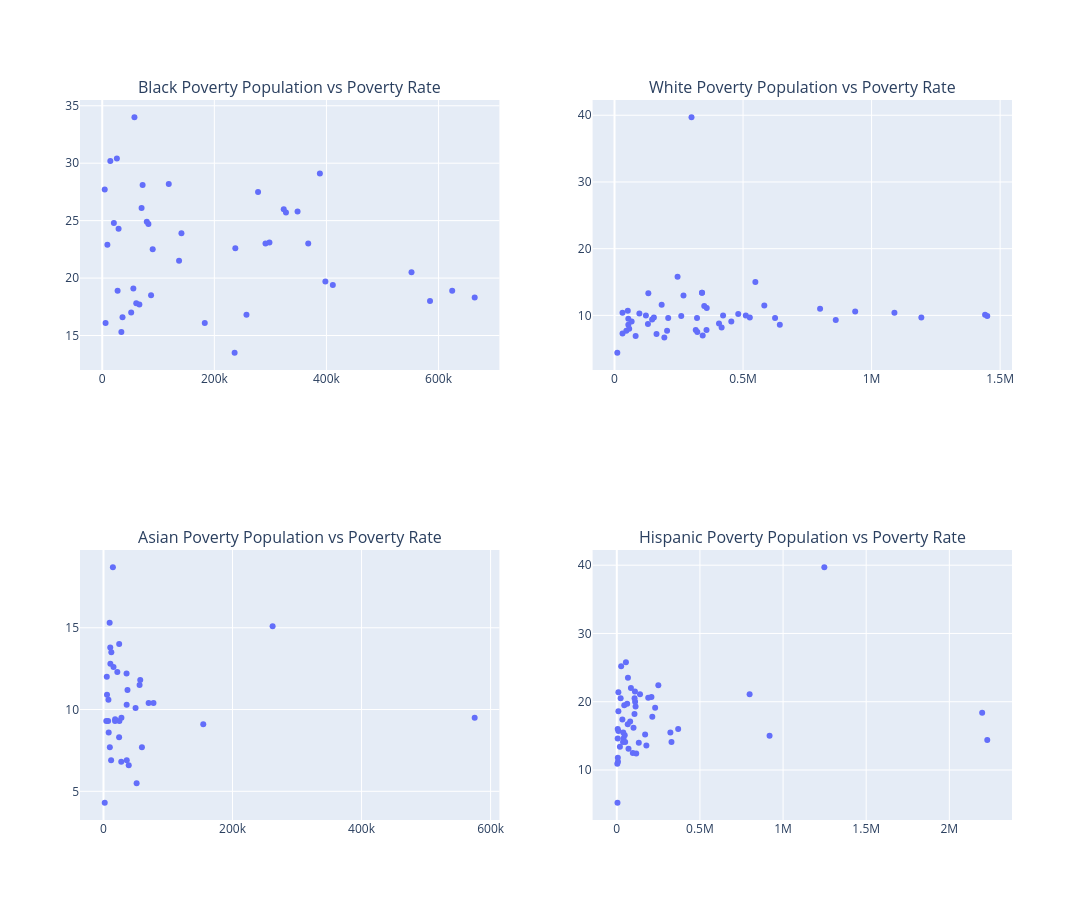

The cell this chart's notebook holds for it:
### Code cell
fig1 = px.scatter(df, x = "Black_poverty_population", y = "Black Poverty Rate")

fig2 = px.scatter(df, x = "White_poverty_population", y = "White Poverty Rate")

fig3 = px.scatter(df, x = "Asian_poverty_population", y = "Asian Poverty Rate")

fig4 = px.scatter(df, x = "Hispanic_poverty_population", y = "Hispanic Poverty Rate")
figFPR = make_subplots(rows = 2, cols = 2,
    specs = [[{"type": "scatter"}, {"type": "scatter"}], [{"type": "scatter"}, {"type": "scatter"}]],
    subplot_titles = ["Black Poverty Population vs Poverty Rate", "White Poverty Population vs Poverty Rate", "Asian Poverty Population vs Poverty Rate", "Hispanic Poverty Population vs Poverty Rate"])

figFPR.add_trace(fig1.data[0], row = 1, col = 1)
figFPR.add_trace(fig2.data[0], row = 1, col = 2)
figFPR.add_trace(fig3.data[0], row = 2, col = 1)
figFPR.add_trace(fig4.data[0], row = 2, col = 2)

figFPR.update_layout(width = 1700, height = 900)

figFPR.show()

# Creates a scatter plot showing the relationship of rate and population for poverty with different racial groups.

### Figure 1 — Plotly figure (JSON) as saved in the notebook; plotly's stock layout.template omitted (floating-point values rounded to 4 significant figures)
{"data": [{"hovertemplate": "Black_poverty_population=%{x}<br>Black Poverty Rate=%{y}<extra></extra>", "legendgroup": "", "marker": {"color": "#636efa", "symbol": "circle"}, "mode": "markers", "name": "", "orientation": "v", "showlegend": false, "type": "scatter", "x": [323800.0, NaN, 60680.0, 118700.0, 398100.0, 36190.0, 66260.0, 34130.0, 70220.0, 584800.0, 624400.0, NaN, 4437.0, 367500.0, 141300.0, 29170.0, 27420.0, 79490.0, 388300.0, NaN, 236200.0, 87120.0, 327800.0, 90030.0, 278000.0, 137100.0, NaN, 26150.0, 55520.0, NaN, 182900.0, 9205.0, 551700.0, 411400.0, NaN, 348400.0, 72030.0, 20740.0, 298300.0, NaN, 291300.0, NaN, 237400.0, 664400.0, 5985.0, NaN, 257300.0, 51680.0, 14420.0, 82380.0, NaN, 57460.0], "xaxis": "x", "y": [26.0, NaN, 17.8, 28.2, 19.7, 16.6, 17.7, 15.3, 26.1, 18.0, 18.9, NaN, 27.7, 23.0, 23.9, 24.3, 18.9, 24.9, 29.1, NaN, 13.5, 18.5, 25.7, 22.5, 27.5, 21.5, NaN, 30.4, 19.1, NaN, 16.1, 22.9, 20.5, 19.4, NaN, 25.8, 28.1, 24.8, 23.1, NaN, 23.0, NaN, 22.6, 18.3, 16.1, NaN, 16.8, 17.0, 30.2, 24.7, NaN, 34.0], "yaxis": "y"}, {"hovertemplate": "White_poverty_population=%{x}<br>White Poverty Rate=%{y}<extra></extra>", "legendgroup": "", "marker": {"color": "#636efa", "symbol": "circle"}, "mode": "markers", "name": "", "orientation": "v", "showlegend": false, "type": "scatter", "x": [358757, 31213, 422360, 268304, 1450037, 315966, 163394, 46033, 10941, 1193520, 526269, 31094, 146312, 643047, 510777, 259610, 208864, 547878, 340146, 122117, 193860, 357835, 799633, 322099, 183412, 481253, 96738, 130048, 153199, 82209, 342965, 131588, 1088824, 624562, 53716, 936182, 340625, 349075, 860622, 66517, 320994, 57143, 582675, 1441465, 204522, 53691, 416712, 454394, 245270, 406442, 51678, 299482], "xaxis": "x2", "y": [11.1, 7.3, 10.0, 13.0, 9.9, 7.8, 7.2, 7.7, 4.4, 9.7, 9.7, 10.4, 9.4, 8.6, 10.0, 9.9, 9.6, 15.0, 13.4, 10.0, 6.7, 7.8, 11.0, 7.5, 11.6, 10.2, 10.3, 8.7, 9.7, 6.9, 7.0, 13.3, 10.4, 9.6, 8.6, 10.6, 13.4, 11.4, 9.3, 9.1, 9.6, 8.0, 11.5, 10.1, 7.7, 9.5, 8.2, 9.1, 15.8, 8.8, 10.7, 39.7], "yaxis": "y2"}, {"hovertemplate": "Asian_poverty_population=%{x}<br>Asian Poverty Rate=%{y}<extra></extra>", "legendgroup": "", "marker": {"color": "#636efa", "symbol": "circle"}, "mode": "markers", "name": "", "orientation": "v", "showlegend": false, "type": "scatter", "x": [7169.0, 5104.0, 24640.0, 5466.0, 575300.0, 17890.0, 11800.0, 1890.0, NaN, 69920.0, 49710.0, 36030.0, NaN, 77470.0, 21410.0, 7644.0, 10440.0, 9529.0, 14550.0, NaN, 27510.0, 55940.0, 37170.0, 24200.0, NaN, 15530.0, NaN, 4374.0, 27780.0, NaN, 51360.0, NaN, 262100.0, 35920.0, NaN, 35740.0, 12150.0, 17990.0, 56970.0, NaN, 8025.0, NaN, 9819.0, 154600.0, 10640.0, NaN, 39120.0, 59540.0, NaN, 24280.0, NaN, NaN], "xaxis": "x3", "y": [9.3, 12.0, 9.3, 10.9, 9.5, 9.3, 6.9, 4.3, NaN, 10.4, 10.1, 6.9, NaN, 10.4, 12.3, 10.6, 13.8, 15.3, 18.7, NaN, 6.8, 11.5, 11.2, 8.3, NaN, 12.6, NaN, 9.3, 9.5, NaN, 5.5, NaN, 15.1, 10.3, NaN, 12.2, 13.5, 9.4, 11.8, NaN, 8.6, NaN, 7.7, 9.1, 12.8, NaN, 6.6, 7.7, NaN, 14.0, NaN, NaN], "yaxis": "y3"}, {"hovertemplate": "Hispanic_poverty_population=%{x}<br>Hispanic Poverty Rate=%{y}<extra></extra>", "legendgroup": "", "marker": {"color": "#636efa", "symbol": "circle"}, "mode": "markers", "name": "", "orientation": "v", "showlegend": false, "type": "scatter", "x": [66990.0, 6259.0, 369000.0, 40040.0, 2228000.0, 177900.0, 139600.0, 23130.0, 4127.0, 918700.0, 213500.0, 18770.0, 37410.0, 329000.0, 112800.0, 44790.0, 65730.0, 54810.0, 62390.0, 3128.0, 96210.0, 189000.0, 106400.0, 50420.0, 26210.0, 47650.0, 9487.0, 38900.0, 132200.0, 6973.0, 322200.0, 208400.0, 798700.0, 230600.0, 5305.0, 110100.0, 109100.0, 100600.0, 249800.0, 33550.0, 84950.0, 9517.0, 106800.0, 2197000.0, 70390.0, NaN, 116900.0, 170300.0, 5557.0, 80340.0, 9623.0, 1248000.0], "xaxis": "x4", "y": [23.5, 11.8, 16.0, 14.6, 14.4, 13.6, 21.1, 20.5, 5.2, 15.0, 17.8, 13.4, 14.1, 14.1, 19.3, 19.5, 16.7, 25.8, 19.7, 10.9, 12.5, 20.6, 18.2, 14.1, 25.2, 15.1, 18.6, 15.5, 14.0, 11.2, 15.5, 20.7, 21.1, 19.1, 14.6, 20.0, 21.5, 16.2, 22.4, 17.4, 22.0, 21.4, 20.5, 18.4, 13.1, NaN, 12.4, 15.2, 16.0, 17.1, 15.7, 39.7], "yaxis": "y4"}], "layout": {"annotations": [{"font": {"size": 16}, "showarrow": false, "text": "Black Poverty Population vs Poverty Rate", "x": 0.225, "xanchor": "center", "xref": "paper", "y": 1, "yanchor": "bottom", "yref": "paper"}, {"font": {"size": 16}, "showarrow": false, "text": "White Poverty Population vs Poverty Rate", "x": 0.775, "xanchor": "center", "xref": "paper", "y": 1, "yanchor": "bottom", "yref": "paper"}, {"font": {"size": 16}, "showarrow": false, "text": "Asian Poverty Population vs Poverty Rate", "x": 0.225, "xanchor": "center", "xref": "paper", "y": 0.375, "yanchor": "bottom", "yref": "paper"}, {"font": {"size": 16}, "showarrow": false, "text": "Hispanic Poverty Population vs Poverty Rate", "x": 0.775, "xanchor": "center", "xref": "paper", "y": 0.375, "yanchor": "bottom", "yref": "paper"}], "height": 900, "width": 1700, "xaxis": {"anchor": "y", "domain": [0, 0.45]}, "xaxis2": {"anchor": "y2", "domain": [0.55, 1]}, "xaxis3": {"anchor": "y3", "domain": [0, 0.45]}, "xaxis4": {"anchor": "y4", "domain": [0.55, 1]}, "yaxis": {"anchor": "x", "domain": [0.625, 1]}, "yaxis2": {"anchor": "x2", "domain": [0.625, 1]}, "yaxis3": {"anchor": "x3", "domain": [0, 0.375]}, "yaxis4": {"anchor": "x4", "domain": [0, 0.375]}}}
